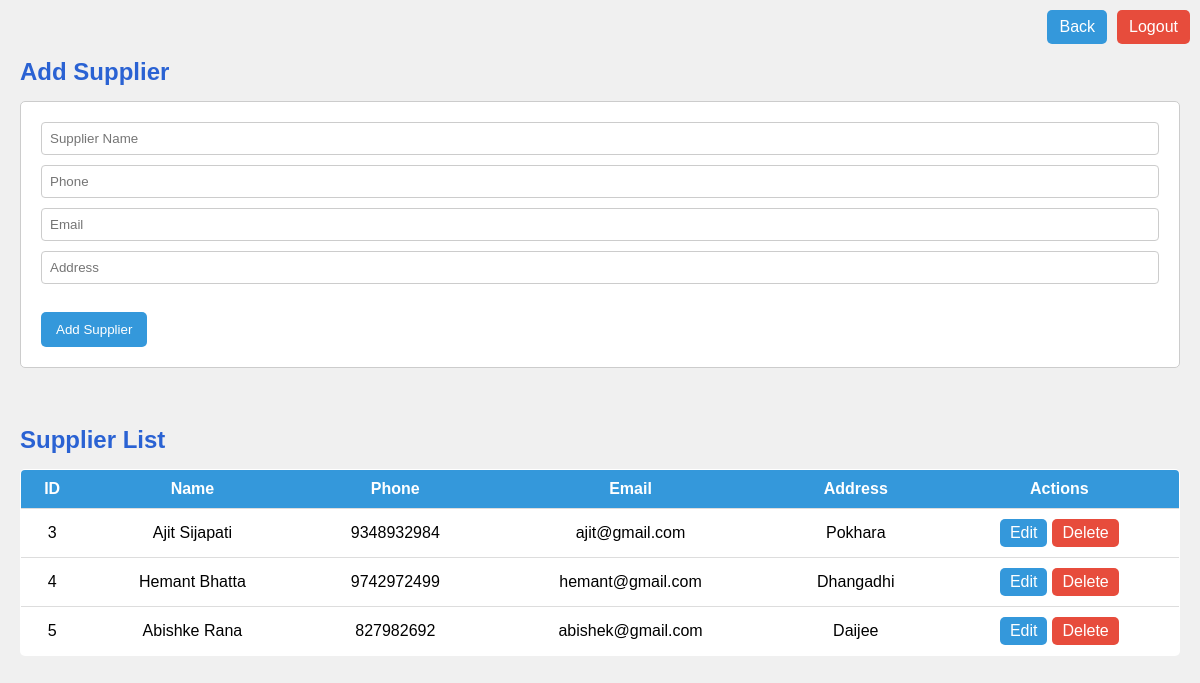
The page /suppliers.php (signed in) on the database as committed earlier.
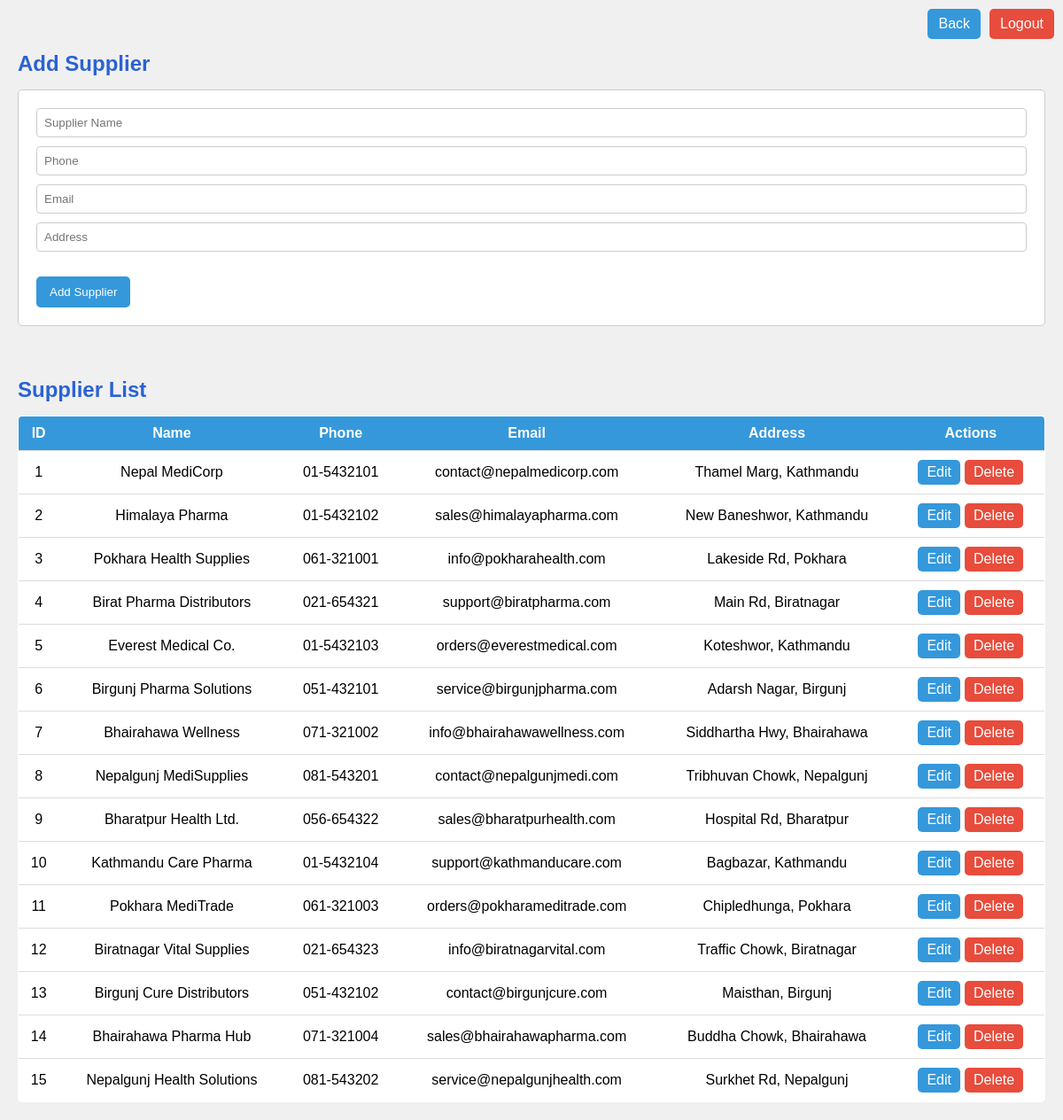
The same page on the database as committed later.
### tables this page shows
CREATE TABLE `suppliers` (
  `Sup_ID` int(11) NOT NULL,
  `Sup_Name` varchar(100) DEFAULT NULL,
  `Sup_Add` varchar(200) DEFAULT NULL,
  `Sup_Mail` varchar(100) DEFAULT NULL,
  `Sup_Phno` varchar(15) DEFAULT NULL
);

### suppliers.php (the view, shortened to what this page needs)
<?php
$conn = new mysqli("localhost", "root", "", "pharmacy");
$suppliers = $conn->query("SELECT * FROM suppliers");
?>
<!DOCTYPE html>
<html>
<head>
  <link rel="stylesheet" href="css/suppliers.css">
</head>
<body>
  <div style="position: absolute; top: 10px; right: 10px; display: flex; gap: 10px;">
    <a href="dashboard.php"
      style="padding: 8px 12px; background: #3498db; color: white; text-decoration: none; border-radius: 5px;">Back</a>
    <a href="logout.php"
      style="padding: 8px 12px; background: #e74c3c; color: white; text-decoration: none; border-radius: 5px;">Logout</a>
  </div>
  <br>
  <h2>Add Supplier</h2>
  <form action="add_supplier.php" method="POST">
    <input type="text" name="Sup_Name" placeholder="Supplier Name" required>
    <input type="text" name="Sup_Phno" placeholder="Phone">
    <input type="email" name="Sup_Mail" placeholder="Email">
    <input type="text" name="Sup_Add" placeholder="Address">
    <br><br>
    <button type="submit">Add Supplier</button>
  </form>
  <br>
  <h2>Supplier List</h2>
  <div class="table-responsive">
    <table>
      <tr>
        <th>ID</th>
        <th>Name</th>
        <th>Phone</th>
        <th>Email</th>
        <th>Address</th>
        <th>Actions</th>
      </tr>
      <?php while ($row = $suppliers->fetch_assoc()): ?>
        <tr>
          <td><?= $row['Sup_ID'] ?></td>
          <td><?= $row['Sup_Name'] ?></td>
          <td><?= $row['Sup_Phno'] ?></td>
          <td><?= $row['Sup_Mail'] ?></td>
          <td><?= $row['Sup_Add'] ?></td>
          <td>
          <?php
            $role = $_SESSION['role'];
            if ($role == 'admin') {
              echo "<a class='btn-edit' href='edit_supplier.php?id={$row['Sup_ID']}'>Edit</a>";
              echo "<a class='btn-del' href='delete_supplier.php?id={$row['Sup_ID']}' onclick='return confirm(\"Delete this supplier?\")'>Delete</a>";
            } else {
              echo "<span style='color: black;'>View Only</span>";
            }
            ?>
            </td>
        </tr>
      <?php endwhile; ?>
    </table>
  </div>
</body>
</html>

Rows that differ between the two databases and show on the page:
added suppliers: Sup_ID "1", Sup_Name "Nepal MediCorp", Sup_Phno "01-5432101", Sup_Mail "contact@nepalmedicorp.com", Sup_Add "Thamel Marg, Kathmandu"
added suppliers: Sup_ID "2", Sup_Name "Himalaya Pharma", Sup_Phno "01-5432102", Sup_Mail "sales@himalayapharma.com", Sup_Add "New Baneshwor, Kathmandu"
changed suppliers id 3: Sup_Name "Ajit Sijapati" → "Pokhara Health Supplies"; Sup_Phno "9348932984" → "061-321001"; Sup_Mail "ajit@gmail.com" → "info@pokharahealth.com"; Sup_Add "Pokhara" → "Lakeside Rd, Pokhara"
changed suppliers id 4: Sup_Name "Hemant Bhatta" → "Birat Pharma Distributors"; Sup_Phno "9742972499" → "021-654321"; Sup_Mail "hemant@gmail.com" → "support@biratpharma.com"; Sup_Add "Dhangadhi" → "Main Rd, Biratnagar"
changed suppliers id 5: Sup_Name "Abishke Rana" → "Everest Medical Co."; Sup_Phno "827982692" → "01-5432103"; Sup_Mail "abishek@gmail.com" → "orders@everestmedical.com"; Sup_Add "Daijee" → "Koteshwor, Kathmandu"
added suppliers: Sup_ID "6", Sup_Name "Birgunj Pharma Solutions", Sup_Phno "051-432101", Sup_Mail "service@birgunjpharma.com", Sup_Add "Adarsh Nagar, Birgunj"
added suppliers: Sup_ID "7", Sup_Name "Bhairahawa Wellness", Sup_Phno "071-321002", Sup_Mail "info@bhairahawawellness.com", Sup_Add "Siddhartha Hwy, Bhairahawa"
added suppliers: Sup_ID "8", Sup_Name "Nepalgunj MediSupplies", Sup_Phno "081-543201", Sup_Mail "contact@nepalgunjmedi.com", Sup_Add "Tribhuvan Chowk, Nepalgunj"
added suppliers: Sup_ID "9", Sup_Name "Bharatpur Health Ltd.", Sup_Phno "056-654322", Sup_Mail "sales@bharatpurhealth.com", Sup_Add "Hospital Rd, Bharatpur"
added suppliers: Sup_ID "10", Sup_Name "Kathmandu Care Pharma", Sup_Phno "01-5432104", Sup_Mail "support@kathmanducare.com", Sup_Add "Bagbazar, Kathmandu"
added suppliers: Sup_ID "11", Sup_Name "Pokhara MediTrade", Sup_Phno "061-321003", Sup_Mail "orders@pokharameditrade.com", Sup_Add "Chipledhunga, Pokhara"
added suppliers: Sup_ID "12", Sup_Name "Biratnagar Vital Supplies", Sup_Phno "021-654323", Sup_Mail "info@biratnagarvital.com", Sup_Add "Traffic Chowk, Biratnagar"
added suppliers: Sup_ID "13", Sup_Name "Birgunj Cure Distributors", Sup_Phno "051-432102", Sup_Mail "contact@birgunjcure.com", Sup_Add "Maisthan, Birgunj"
added suppliers: Sup_ID "14", Sup_Name "Bhairahawa Pharma Hub", Sup_Phno "071-321004", Sup_Mail "sales@bhairahawapharma.com", Sup_Add "Buddha Chowk, Bhairahawa"
added suppliers: Sup_ID "15", Sup_Name "Nepalgunj Health Solutions", Sup_Phno "081-543202", Sup_Mail "service@nepalgunjhealth.com", Sup_Add "Surkhet Rd, Nepalgunj"
